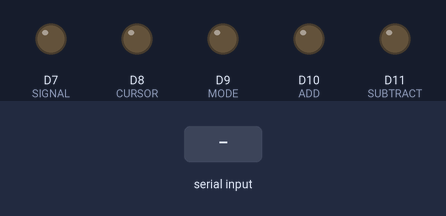
Recording of a sketch running on a simulated Arduino Zero (SAMD21). Shown: output pins drawn as LEDs (lit = HIGH). Dashed ring = blinking. Inputs (shaded band) come from the test bench. What the sketch prints to the serial monitor is not drawn.

Above: at 2.2 s.
2.3 s: "1" received over Serial
At 13.6 s:
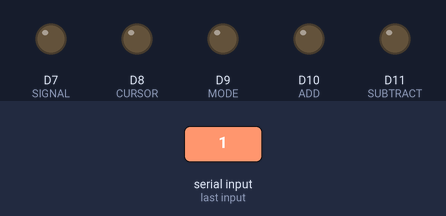
14.2 s: "0" received over Serial
At 18.07 s:
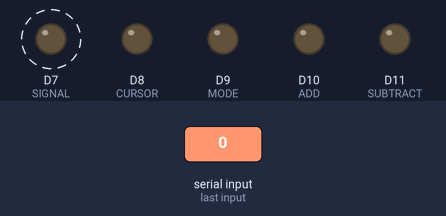
22.9 s: "2" received over Serial
At 37.3 s:
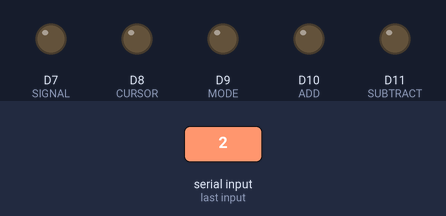
Timing chart, 0 to 37.6 s (numbered marks = the images above; inputs shaded):
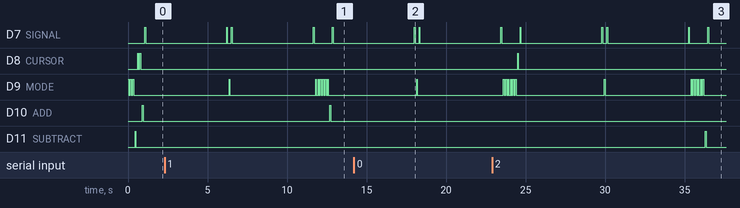

Measured:
- after the input at 2.3 s, D10 (ADD): LOW → HIGH after 10.4 s, → LOW 0.05 s later
- after the input at 22.9 s, D11 (SUBTRACT): LOW → HIGH after 13.4 s, → LOW 0.05 s later

The sketch:

Signal_Gen.ino
```cpp
const int SIGNAL    = 7;
const int CURSOR    = 8;
const int MODE      = 9;
const int ADD       = 10;
const int SUBTRACT  = 11;
const int DELAY_ON  = 50;
const int DELAY_OFF = 100;

void setup() {
  pinMode(MODE, OUTPUT);
  pinMode(CURSOR, OUTPUT);
  pinMode(ADD, OUTPUT);
  pinMode(SUBTRACT, OUTPUT);
  pinMode(SIGNAL, OUTPUT);

  Serial.begin(115200);
  calibration();
  Serial.println("Type '0' to change cursor, '1', to increment, '2' to decrement, and '3' to output");
}

void loop() {
  if (Serial.available() > 0) {
    char input = Serial.read();
    switch (input) {
      case '0':
        cursor();
        break;
      case '1':
        increment();
        break;
      case '2':
        decrement();
        break;
      case '3':
        signalOutput();
        break;
      case '4':
        mode();
        break;
    }
  }
  signalOutput(); // turn it on
  delay(5000);
  signalOutput(); // turn it off
  reverse();
  signalOutput(); // turn it on
  delay(5000);
  signalOutput(); // turn it off
  forward();
}

void mode() {
  digitalWrite(MODE, HIGH); // Turn on the MOSFET
  delay(DELAY_ON);
  digitalWrite(MODE, LOW);  // Turn off the MOSFET
  delay(DELAY_OFF);
}

void cursor() {
  digitalWrite(CURSOR, HIGH); // Turn on the MOSFET
  delay(DELAY_ON);
  digitalWrite(CURSOR, LOW);  // Turn off the MOSFET
  delay(DELAY_OFF);
}

void increment() {
  digitalWrite(ADD, HIGH); // Turn on the MOSFET
  delay(DELAY_ON);
  digitalWrite(ADD, LOW);  // Turn off the MOSFET
  delay(DELAY_OFF);
}

void decrement() {
  digitalWrite(SUBTRACT, HIGH); // Turn on the MOSFET
  delay(DELAY_ON);
  digitalWrite(SUBTRACT, LOW);  // Turn off the MOSFET
  delay(DELAY_OFF);
}

void signalOutput() {
  digitalWrite(SIGNAL, HIGH); // Turn on the MOSFET
  delay(DELAY_ON);
  digitalWrite(SIGNAL, LOW);  // Turn off the MOSFET
  delay(DELAY_OFF);
}

void forward() {
  for (int i = 0; i < 6; i++) {
    mode();
  }
}

void reverse() {
  mode();
}

void calibration() {
  for (int i = 0; i < 3; i++) {
    mode();
  }
  decrement();
  for (int i = 0; i < 2; i++) {
    cursor();
  }
  increment();
}
```
